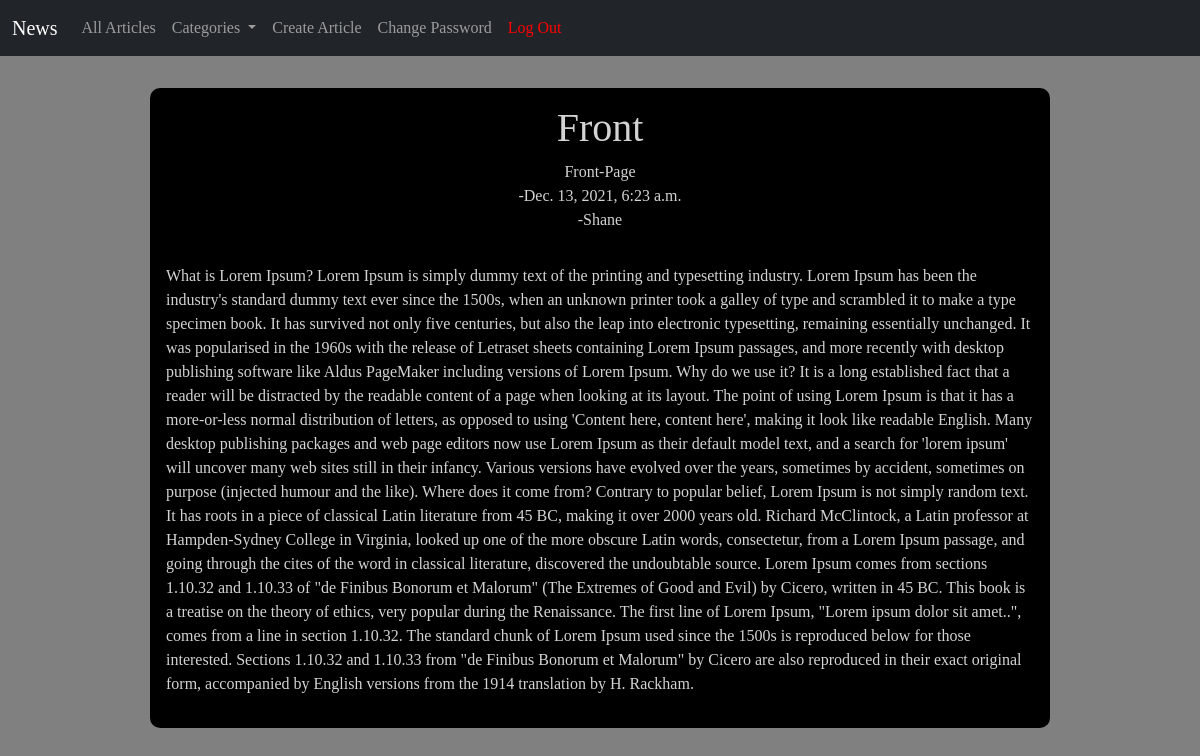
Screenshot of /articles/38/ (signed in) with the database file from the repository.
### articles/models.py (models this page shows, shortened)
class Article(models.Model):
    title=models.CharField(max_length=200)
    body=models.TextField()
    author=models.ForeignKey(
        get_user_model(),
        on_delete=models.CASCADE
    )
    created_on=models.DateTimeField(auto_now_add=True)
    category = models.CharField(max_length=200, default="None")

### accounts/models.py (models this page shows)
class CustomUser(AbstractUser):
    role = models.CharField(max_length=255)
    department = models.CharField(max_length=255, default="None")

### articles/views.py (the view)
# urls.py: path('<int:pk>/', ArticleDetailView.as_view(),name='article_detail'),
class ArticleDetailView(LoginRequiredMixin, DetailView):
    model = Article
    template_name ="article_detail.html"

### templates/article_detail.html (shortened to what this page needs)
{% extends 'base.html' %}
{% block content %}
<div class="article-detail">
    <div class="article-detail-buttons">
        <div class="title-author">
            <h1>{{article.title}}</h1>
            <p>{{article.category}}</p>
            <p class="date">-{{article.created_on}}</p>
            <p class="author">-{{article.author}}</p>
        </div>
    </div>
    <p>{{article.body}}</p>
</div>
{% endblock content %}

### static/css/base.css (style rules this page uses)
body { font-family: 'EB Garamond', serif; background-color: grey; width: 100%; }
.article-detail { display: flex; flex-direction: column; padding: 1rem; background-color: black; color: lightgrey; border-radius: 10px; width: 75%; margin-left: auto; margin-right: auto; margin-top: 2rem; }
.article-detail .title-author { text-align: center; font-size: 1rem; margin-left: auto; margin-right: auto; margin-bottom: 2rem; }
.article-detail .title-author p { text-align: center; font-size: 1rem; margin: 0; }
.article-detail-buttons { display: flex; justify-content: space-between; }

### rows the page displays
Article: title "Front", category "Front-Page", created_on "Dec. 13, 2021, 6:23 a.m.", author "Shane", body "What is Lorem Ipsum? Lorem Ipsum is simply dummy text of the printing and typesetting industry. Lorem Ipsum has been the industry's standard dummy text ever since the 1500s, when an unknown printer took a galley of type and scrambled it to make a type specimen book. It has survived not only five centuries, but also the leap into electronic typesetting, remaining essentially unchanged. It was popularised in the 1960s with the release of Letraset sheets containing Lorem Ipsum passages, and more recently with desktop publishing software like Aldus PageMaker including versions of Lorem Ipsum. Why do we use it? It is a long established fact that a reader will be distracted by the readable…"
